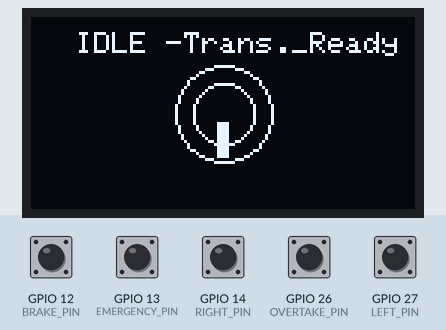
Bench run of a sketch on a simulated ESP32. Parts: 128×64 one-colour display. Inputs (shaded band) come from the test bench; at power-on: GPIO 12 (BRAKE_PIN), GPIO 13 (EMERGENCY_PIN), GPIO 14 (RIGHT_PIN), GPIO 26 (OVERTAKE_PIN), GPIO 27 (LEFT_PIN) HIGH. What the sketch prints to the serial monitor is not drawn.

Above: at 5.95 s.
6.8 s: GPIO 12 (BRAKE_PIN) pulled LOW for 0.15 s
At 6.94 s:
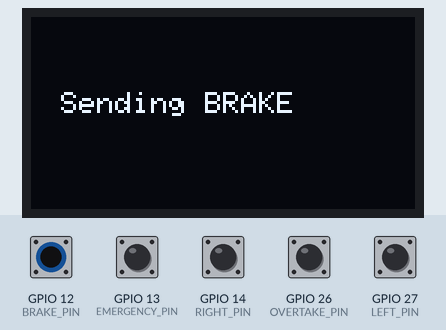
7.5 s: GPIO 13 (EMERGENCY_PIN) pulled LOW for 0.15 s
At 7.64 s:
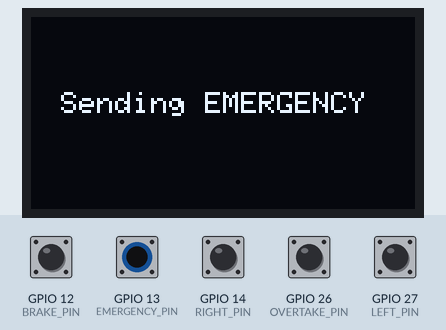
8.2 s: GPIO 14 (RIGHT_PIN) pulled LOW for 0.15 s
At 8.35 s:
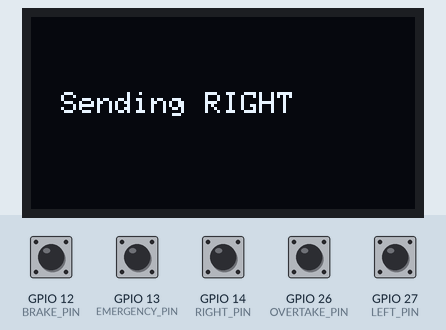
8.9 s: GPIO 26 (OVERTAKE_PIN) pulled LOW for 0.15 s
At 9.03 s:
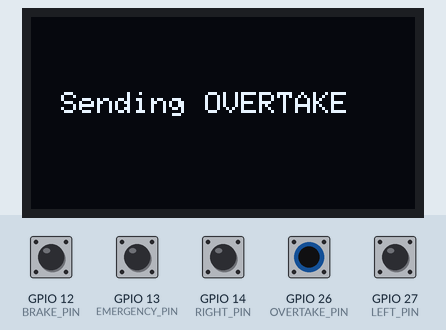
9.6 s: GPIO 27 (LEFT_PIN) pulled LOW for 0.15 s
At 9.73 s:
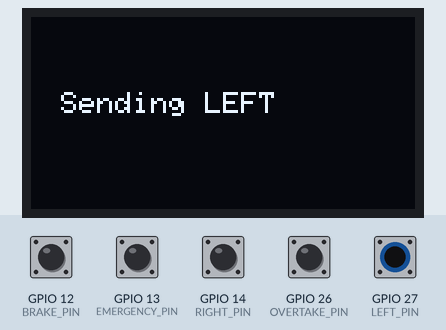
10.3 s: GPIO 12 (BRAKE_PIN) pulled LOW for 1 s
At 11.1 s:
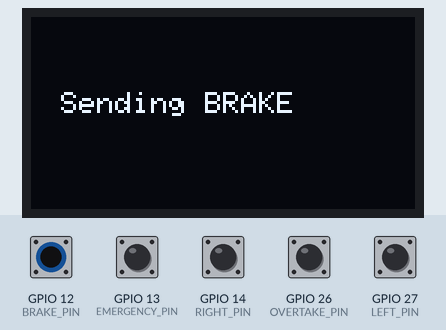
Timing chart, 0 to 12.9 s (numbered marks = the images above; inputs shaded):
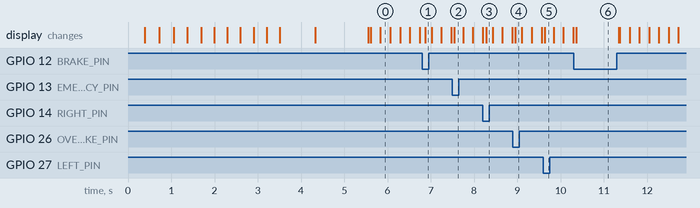

Measured:
- after the input at 6.8 s, the display: changes after 0.07 s (image 1)
- after the input at 7.5 s, the display: changes after 0.05 s (image 2)
- after the input at 8.2 s, the display: first differs from a run without the input after 0.08 s (image 3)
- after the input at 8.9 s, the display: changes after 0.06 s (image 4)
- after the input at 9.6 s, the display: changes at once (image 5)
- after the input at 10.3 s, the display: changes after 0.07 s (image 6)

The sketch:

animation_ready_sender_code-f.ino
```cpp
#include <Wire.h>
#include <Adafruit_GFX.h>
#include <Adafruit_SSD1306.h>
#include <WiFi.h>
#include <esp_now.h>
#include "esp_wifi.h"
#include <math.h>

#define SCREEN_WIDTH 128
#define SCREEN_HEIGHT 64
Adafruit_SSD1306 display(SCREEN_WIDTH, SCREEN_HEIGHT, &Wire, -1);

// ---------------- BUTTON PINS ----------------
#define EMERGENCY_PIN 13
#define BRAKE_PIN     12
#define RIGHT_PIN     14
#define LEFT_PIN      27
#define OVERTAKE_PIN  26

// ---------------- RECEIVER MAC ----------------
uint8_t receiverAddress[] = {0xA4,0xF0,0x0F,0x77,0x47,0x6C};

uint8_t lastPriority = 255;

// Idle animation variables
unsigned long lastIdleAnim = 0;
int waveSize = 0;

// ---------------- STARTUP ----------------
void startupAnimation() {

  int centerX = -30;
  int centerY = 32;

  // Slide from left
  while(centerX < 64) {
    display.clearDisplay();
    display.drawCircle(centerX, centerY, 22, SSD1306_WHITE);
    display.drawCircle(centerX, centerY, 16, SSD1306_WHITE);
    display.display();
    centerX += 4;
    delay(30);
  }

  delay(300);

  // Rotation
  for(int angle = 0; angle < 360; angle += 12) {

    display.clearDisplay();

    display.drawCircle(64, 32, 22, SSD1306_WHITE);
    display.drawCircle(64, 32, 16, SSD1306_WHITE);

    for(int i = 0; i < 360; i += 90) {
      float rad = (i + angle) * 3.14159 / 180.0;
      int x = 64 + 10 * cos(rad);
      int y = 32 + 10 * sin(rad);
      display.fillCircle(x, y, 5, SSD1306_WHITE);
    }

    display.display();
    delay(35);
  }

  // Branding
  display.clearDisplay();
  display.drawCircle(64, 32, 22, SSD1306_WHITE);
  display.fillCircle(64, 32, 10, SSD1306_WHITE);

  display.setTextSize(1);
  display.setTextColor(SSD1306_BLACK);
  display.setCursor(55, 29);
  display.println("TX");
  display.display();
  delay(800);

  // Message
  display.clearDisplay();
  display.setTextSize(1);
  display.setTextColor(SSD1306_WHITE);
  display.setCursor(18, 25);
  display.println("Transmitter Unit");
  display.display();
  delay(1200);
}

// ---------------- IDLE SIGNAL WAVE ANIMATION ----------------
void idleAnimation() {

  if (millis() - lastIdleAnim > 200) {

    lastIdleAnim = millis();
    display.clearDisplay();

    display.setTextSize(1);
    display.setCursor(15, 5);
    display.println("IDLE -Trans._Ready");

    // Signal tower icon
    display.fillRect(62, 35, 4, 12, SSD1306_WHITE);

    // Expanding wave arcs
    display.drawCircle(64, 32, 8 + waveSize, SSD1306_WHITE);
    display.drawCircle(64, 32, 14 + waveSize, SSD1306_WHITE);

    waveSize += 2;
    if(waveSize > 6) waveSize = 0;

    display.display();
  }
}

// ---------------- OLED FUNCTION ----------------
void showOLED(String msg){
  display.clearDisplay();
  display.setTextSize(1);
  display.setTextColor(WHITE);
  display.setCursor(10, 25);
  display.println(msg);
  display.display();
}

// ---------------- SETUP ----------------
void setup() {

  Serial.begin(115200);

  pinMode(EMERGENCY_PIN, INPUT_PULLUP);
  pinMode(BRAKE_PIN, INPUT_PULLUP);
  pinMode(RIGHT_PIN, INPUT_PULLUP);
  pinMode(LEFT_PIN, INPUT_PULLUP);
  pinMode(OVERTAKE_PIN, INPUT_PULLUP);

  Wire.begin(21,22);
  display.begin(SSD1306_SWITCHCAPVCC, 0x3C);

  // Startup Animation
  startupAnimation();

  WiFi.mode(WIFI_STA);
  esp_wifi_set_channel(1, WIFI_SECOND_CHAN_NONE);
  esp_now_init();

  esp_now_peer_info_t peerInfo = {};
  memcpy(peerInfo.peer_addr, receiverAddress, 6);
  peerInfo.channel = 1;
  peerInfo.encrypt = false;
  esp_now_add_peer(&peerInfo);

  Serial.println("Sender Ready");
  showOLED("Sender Ready");
}

// ---------------- LOOP ----------------
void loop() {

  uint8_t currentPriority = 0;

  if(digitalRead(EMERGENCY_PIN) == LOW) currentPriority = 1;
  else if(digitalRead(BRAKE_PIN) == LOW) currentPriority = 2;
  else if(digitalRead(RIGHT_PIN) == LOW) currentPriority = 3;
  else if(digitalRead(LEFT_PIN) == LOW) currentPriority = 4;
  else if(digitalRead(OVERTAKE_PIN) == LOW) currentPriority = 5;

  if(currentPriority != lastPriority){

    esp_now_send(receiverAddress, &currentPriority, sizeof(currentPriority));

    Serial.print("Sending: ");
    Serial.println(currentPriority);

    if(currentPriority == 0){
      showOLED("Idle");
    }
    else{
      switch(currentPriority){
        case 1: showOLED("Sending EMERGENCY"); break;
        case 2: showOLED("Sending BRAKE"); break;
        case 3: showOLED("Sending RIGHT"); break;
        case 4: showOLED("Sending LEFT"); break;
        case 5: showOLED("Sending OVERTAKE"); break;
      }
    }

    lastPriority = currentPriority;
  }

  //idle animation when no action
  if(currentPriority == 0){
    idleAnimation();
  }

  delay(50);
}
```
